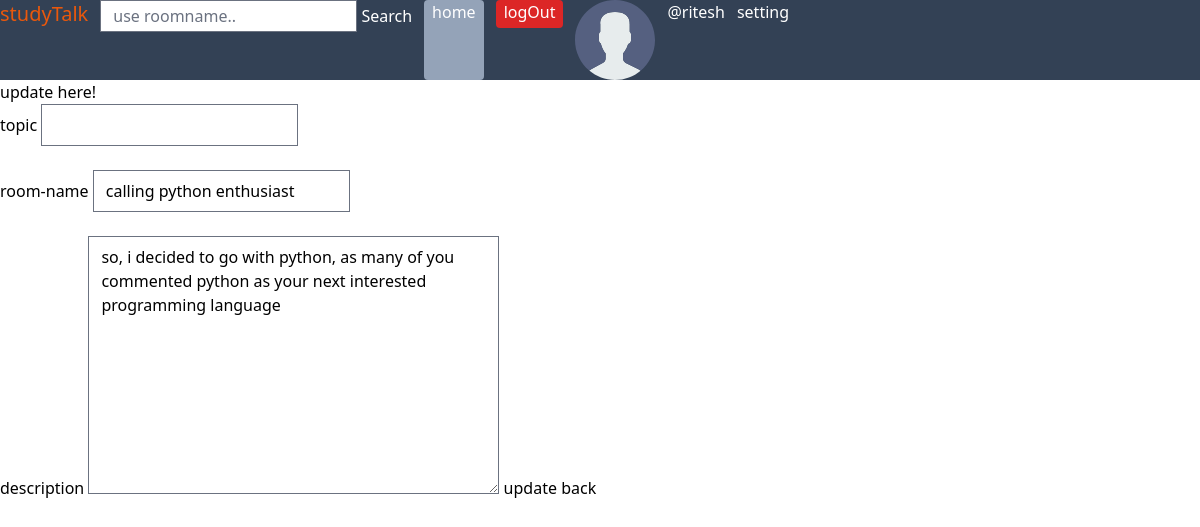
Screenshot of /update-room/2/ (signed in) with the database file from the repository.
### base/models.py (models this page shows, shortened)
class User(AbstractUser):
    name=models.CharField(max_length=200,null=True)
    email=models.EmailField(unique=True,null=True)
    bio=models.TextField(null=True)
    avatar=models.ImageField(upload_to="images/", null=True,blank=True,default='avatar.svg')
    USERNAME_FIELD='email'
    REQUIRED_FIELDS = ['username']  # Required when creating a superuser

class Room(models.Model):
    host = models.ForeignKey(User,on_delete=models.SET_NULL,null=True)
    topic =models.ForeignKey(Topic, on_delete=models.SET_NULL, null=True)
    name = models.CharField(max_length=220)
    description = models.TextField(null=True, blank=True)
    participants=models.ManyToManyField(User,related_name='participants', blank=True)
    created_at = models.DateTimeField(auto_now_add=True)
    updated_at = models.DateTimeField(auto_now=True)
    class Meta:
        ordering =['-updated_at','-created_at']

### base/views.py (the view)
# urls.py: path('update-room/<int:room_id>/',views.updateRoom, name='update-room'),
@login_required
def updateRoom(request,room_id):
    topics=Topic.objects.all()
    room = get_object_or_404(Room,pk=room_id,host=request.user)
    form=RoomForm(request.POST, instance=room)
    if request.method == "POST":
        topic_name=request.POST.get('topic')
        topic, created = Topic.objects.get_or_create(name=topic_name)
        room.topic=topic
        room.name=request.POST.get('name')
        room.description=request.POST.get('description')
        room.save()
        return redirect('index')
    else:
        form=RoomForm(instance=room)
    return render(request,'base/update-room.html',{'form':form,'topics':topics})

### base/forms.py
class RoomForm(forms.ModelForm):
    new_topic = forms.CharField(required=False, max_length=100, label="Or add a new topic")
    class Meta:
        model=Room
        fields='__all__'
        exclude=['host','participants']

### base/templates/base/update-room.html (shortened to what this page needs)
{% extends "layout.html" %}
{% block content %}
<form action="" method="POST">
    <h2>update here!</h2>
    <label for="topic">topic</label>
    <input type="text" name="topic" list="topic-list" required/>
    <label for="room-name">
        room-name
    </label>
    {{form.name}}
    <br>
    <br>
    <label for="description">description</label>
    {{form.description}}
    <button type="submit">update</button>
    <a href="{% url "index" %}">back</a>
</form>
{% endblock %}

### templates/layout.html (shortened to what this page needs)
{% load static %}
{% load static tailwind_tags %}
<!DOCTYPE html>
<html lang="en">
<head>
    <link rel="stylesheet" href="{% static "styles/style.css"%}">
    {% tailwind_css %}
</head>
<body >
    <nav class="bg-slate-700 text-white flex gap-3">
        <span class="text-xl text-orange-600">studyTalk</span>
    <form action="{% url 'search' %}" method="post" class=" ">
        <input
        class="outline-none h-8"
        type="search"
        placeholder="use roomname.."
        name="search_query"
        required aria-label="Search"
     >
     <button  type="submit">Search</button>
    </form>
    <a href="{% url "index" %}" class="bg-slate-400 rounded px-2">home</a>
    {% if user.is_authenticated %}
                <form action="{% url 'logout'%}" method="post" >
                    <button  type="submit" class="bg-red-600 rounded  px-2 pb-1">logOut</button>
                </form>
                {% if user.avatar%}
                <img height="80" width="80" src="{{user.avatar.url}}" alt="avatar">
                {% endif %}
                <a href="{% url "profile" user.id %}">@{{user.username}}</a>
                <a href="{% url "update-profile" %}">setting</a>
    {% else %}
                <a href="{% url "login" %}" class="bg-green-400 rounded px-2 pb-1"><button>login</button></a>
                <a href="{% url "sign-up" %}" class="bg-teal-500 rounded px-2 pb-1"><button>signUP</button></a>
    {% endif %}
            </nav>
    {% block content %}
    {% endblock %}
</body>
</html>

### rows the page displays
User: avatar (placeholder picture), username "ritesh"
Room: name "calling python enthusiast", description "so, i decided to go with python, as many of you commented python as your next interested programming language"
